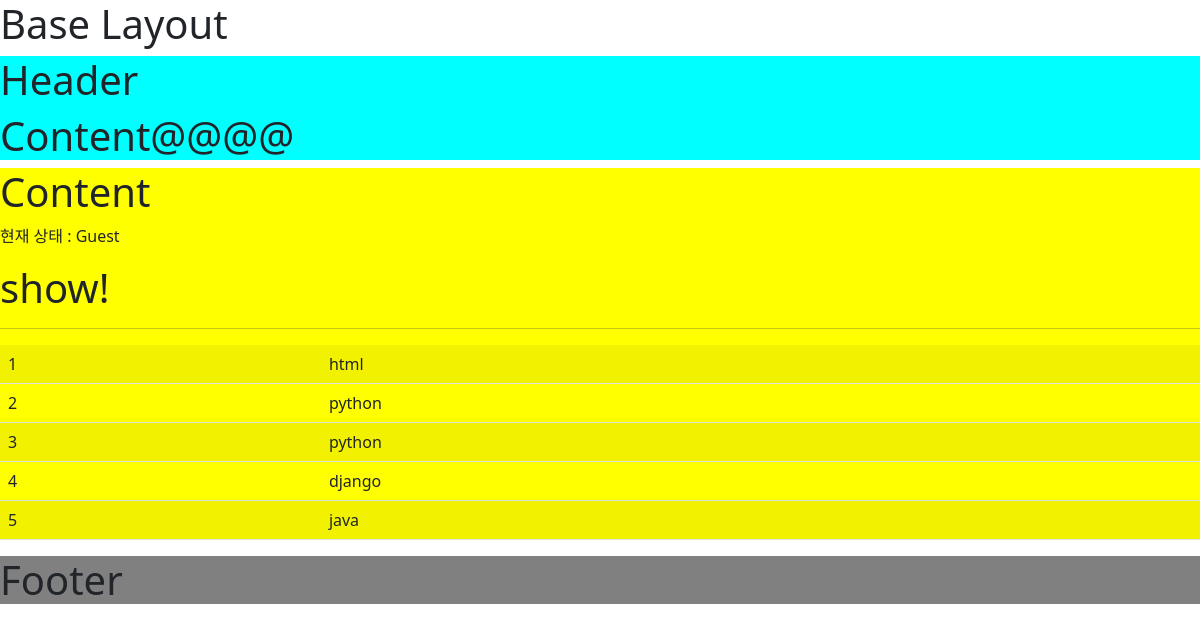
The app's page /first/show/, older data.
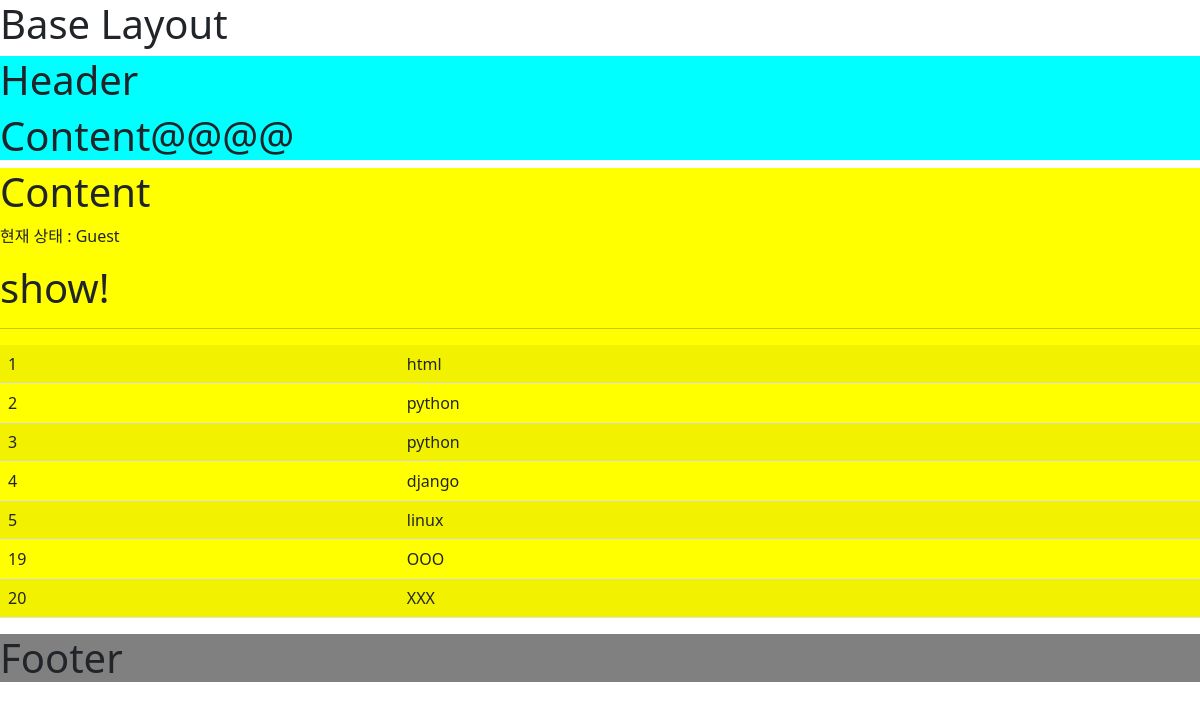
The same page, newer data.
### firstapp/models.py (models this page shows)
class Curriculum(models.Model):
  name = models.CharField(max_length=255)

### firstapp/views.py (the view)
# urls.py: path('show/', views.show, name='show'),
def show(request):
  curriculum = Curriculum.objects.all()
  return render(
    request, 'show.html',
    { 'data': curriculum }
  )

### firstapp/templates/show.html
{% extends 'firstapp/layout.html' %}
{% block content %}
<link href="https://cdn.jsdelivr.net/npm/bootstrap@5.1.3/dist/css/bootstrap.min.css" rel="stylesheet">
<body>
  {% if user.is_authenticated %}
    <p>{{ user.username }} 님 반갑습니다.</p>
  {% else %}
    <p>현재 상태 : Guest</p>
  {% endif %}
  <h1>show!</h1>
  <hr>
  <table class="table table-striped">
    {% for c in data %}
      <tr>
        <td>{{ c.id }}</td>
        <td>{{ c.name }}</td>
      </tr>
    {% endfor %}
  </table>
</body>
{% endblock %}
{% block content2 %}
  <h1>Content@@@@</h1>
{% endblock %}

### firstapp/templates/firstapp/layout.html
<h1>Base Layout</h1>
<div style='background: cyan;'>
  <h1>Header</h1>
  {% block content2 %}
  {% endblock %}
</div>
<div style='background: yellow;'>
  <h1>Content</h1>
  {% block content %}
  {% endblock %}
</div>
<div style='background: gray;'>
  <h1>Footer</h1>
</div>

Row changes from the older to the newer data that the page shows:
changed Curriculum id 5: name "java" → "linux"
added Curriculum: id "19", name "OOO"
added Curriculum: id "20", name "XXX"
